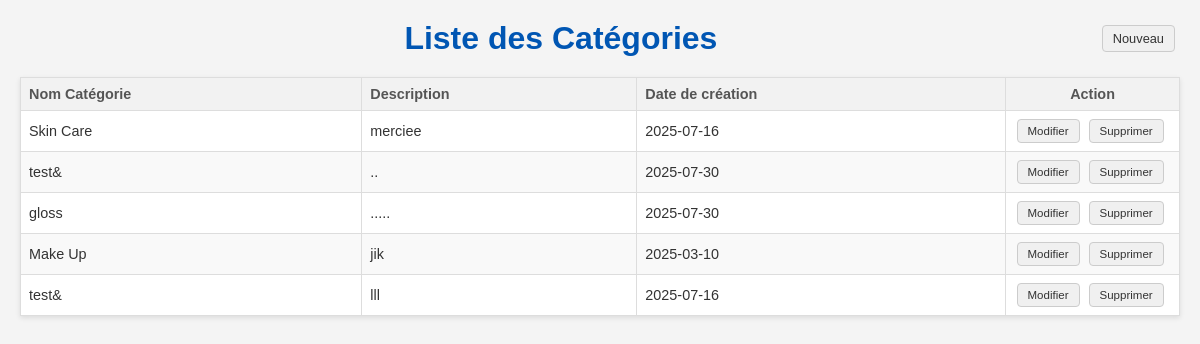
The app's page /admin/categorie/list.php with its own data.
### tables this page shows
CREATE TABLE `categorie` (
  `id` int(11) NOT NULL,
  `nom` varchar(30) NOT NULL,
  `description` text NOT NULL,
  `date_creation` date NOT NULL
);

### include/config.php (called while the page is built)
<?php
return [
    'db_host' => 'localhost',
    'db_user' => 'root',
    'db_pass' => '',
    'db_name' => 'projet_ecommerce'
];

### include/data.php (called while the page is built, shortened)
<?php
class Database {
    var $sql_string = '';
    public $conn;
 public function open_connection() {
        $config = require __DIR__ . '/config.php';
        $this->conn = new mysqli(
            $config['db_host'],
            $config['db_user'],
            $config['db_pass'],
            $config['db_name']
        );
        $this->conn->set_charset("utf8mb4");
    }
    function setQuery($sql='') {
        $this->sql_string=$sql;
    }
    function executeQuery() {
        $result = $this->conn->query($this->sql_string);
        return $result;
    }
    private function confirm_query($result) {
        return $result;
    }
    function loadResultList( $key='' ) {
        $cur = $this->executeQuery();
        $array = array();
        while ($row = $cur->fetch_object()) {
            if ($key) {
                $array[$row->$key] = $row;
            } else {
                $array[] = $row;
            }
        }
        return $array;
    }
}
$mydb = new Database();

### admin/categorie/list.php (the view, shortened to what this page needs)
<?php
require_once '../../include/init.php';
$mydb->setQuery("SELECT * FROM categorie");
$categories = $mydb->loadResultList();
$lastAffectedId = $_SESSION['last_affected_id'] ?? null;
$lastActionType = $_SESSION['last_action_type'] ?? null;
$view_mode = isset($_GET['view']) ? $_GET['view'] : '';
$categoryToEdit = null;
?>
<!DOCTYPE html>
<html lang="fr">
<head>
</head>
<body>
<header>
    <div class="header-content">
        <div class="header-title">
            <h1>Liste des Catégories</h1>
        </div>
        <div>
            <a href="list.php?view=add" class="action-button">
                Nouveau
            </a>
        </div>
    </div>
</header>
<main>
    <?php if ($view_mode == 'add'): ?>
    <section>
        <h2>Ajouter une Nouvelle Catégorie</h2>
        <form method="POST" action="control.php?action=add">
            <table>
                <tr>
                    <th>Nom Catégorie</th>
                    <td><input type="text" name="CATEGORY" required></td>
                </tr>
                <tr>
                    <th>Description</th>
                    <td><textarea name="DESCRIPTION" required></textarea></td>
                </tr>
                <tr>
                    <th>Date de création</th>
                    <td><input type="text" name="DATE_CREATION" placeholder="YYYY-MM-DD HH:MM:SS" required></td>
                </tr>
                <tr>
                    <td colspan="2" style="text-align: center;">
                        <button type="submit" name="save">Enregistrer</button>
                        <a href="list.php" class="action-button cancel">Annuler</a>
                    </td>
                </tr>
            </table>
        </form>
    </section>
    <?php else: ?>
    <section>
        <table>
            <thead>
                <tr>
                    <th>Nom Catégorie</th>
                    <th>Description</th>
                    <th>Date de création</th>
                    <th style="width: 15%; text-align: center;">Action</th>
                </tr>
            </thead>
            <tbody>
                <?php
                if (isset($categories) && (is_array($categories) || is_object($categories))) {
                    foreach ($categories as $cat) {
                        $isAffected = ($lastAffectedId == $cat->id);
                        $editClass = ($isAffected && $lastActionType == 'edit') ? ' highlight-red' : '';
                        $deleteClass = ($isAffected && $lastActionType == 'delete') ? ' highlight-red' : '';
                ?>
                        <tr>
                            <td><?= htmlspecialchars($cat->nom) ?></td>
                            <td><?= htmlspecialchars($cat->description) ?></td>
                            <td><?= htmlspecialchars($cat->date_creation) ?></td>
                            <td style="text-align: center;">
                                <a href="list.php?view=edit&id=<?= htmlspecialchars($cat->id) ?>" class="action-button edit<?= $editClass ?>">
                                    Modifier
                                </a>
                                <a href="control.php?action=delete&id=<?= htmlspecialchars($cat->id) ?>" class="action-button delete<?= $deleteClass ?>" onclick="return confirm('Êtes-vous sûr de vouloir supprimer cette catégorie ?');">
                                    Supprimer
                                </a>
                            </td>
                        </tr>
                <?php
                    }
                } else {
                    echo '<tr><td colspan="4">Aucune catégorie trouvée.</td></tr>';
                }
                ?>
            </tbody>
        </table>
    </section>
    <?php endif; ?>
</main>
</body>
</html>

### admin/categorie/list.php (style rules this page uses)
body { font-family: Arial, sans-serif; margin: 20px; background-color: #f4f4f4; color: #333; }
.header-content { display: flex; justify-content: space-between; align-items: center; margin-bottom: 20px; }
.header-title { flex-grow: 1; text-align: center; }
h1 { color: #0056b3; margin: 0; }
table { width: 100%; border-collapse: collapse; margin-top: 20px; background-color: #fff; box-shadow: 0 2px 5px rgba(0,0,0,0.1); }
th, td { border: 1px solid #ddd; padding: 8px; text-align: left; font-size: 0.9em; }
th { background-color: #f2f2f2; font-weight: bold; color: #555; }
tr:nth-child(even) { background-color: #f9f9f9; }
.action-button { display: inline-block; padding: 5px 10px; margin-right: 5px; border: 1px solid #ccc; border-radius: 4px; background-color: #f0f0f0; color: #333; text-decoration: none; font-size: 0.8em; text-align: center; transition: background-color 0.2s ease-in-out, border-color 0.2s ease-in-out; cursor: pointer; }

### records on screen
categorie: nom "Skin Care", description "merciee", date_creation "2025-07-16"
categorie: nom "test&", description "..", date_creation "2025-07-30"
categorie: nom "gloss", description ".....", date_creation "2025-07-30"
categorie: nom "Make Up", description "jik", date_creation "2025-03-10"
categorie: nom "test&", description "lll", date_creation "2025-07-16"
